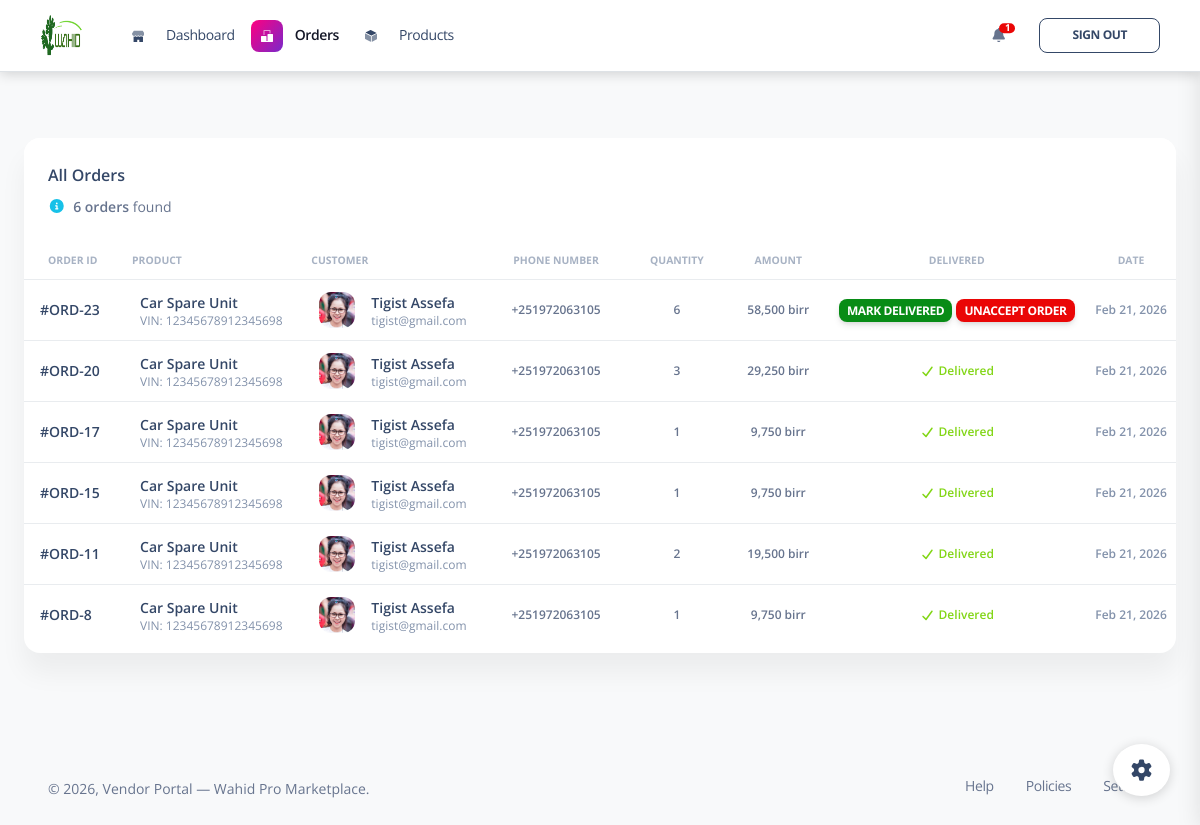
Screenshot of /vendor/orders/ (signed in) with the database file from the repository.
### App/models.py (models this page shows, shortened)
class Order(models.Model):
    buyer = models.ForeignKey(User, on_delete=models.CASCADE, related_name="orders")
    product = models.ForeignKey(Product, on_delete=models.CASCADE, related_name="orders")
    quantity = models.PositiveIntegerField()
    total_price = models.DecimalField(max_digits=10, decimal_places=2)
    is_delivered = models.BooleanField(default=False)
    created_at = models.DateTimeField(auto_now_add=True)

class Product(models.Model):
    CATEGORY_BRAKE_PARTS = "brake-parts"
    CATEGORY_FILTERS = "filters"
    CATEGORY_SUSPENSION = "suspension"
    CATEGORY_ENGINE = "engine"
    CATEGORY_ELECTRICAL = "electrical"
    CATEGORY_CHOICES = (
        (CATEGORY_BRAKE_PARTS, "Brake Parts"),
        (CATEGORY_FILTERS, "Filters"),
        (CATEGORY_SUSPENSION, "Suspension"),
        (CATEGORY_ENGINE, "Engine Parts"),
        (CATEGORY_ELECTRICAL, "Electrical"),
    )
    vin_validator = RegexValidator(
        regex=r"^[A-HJ-NPR-Z0-9]{17}$",
        message="VIN must be exactly 17 characters (letters and numbers, excluding I, O, and Q).",
    )
    vendor = models.ForeignKey(User, on_delete=models.CASCADE, related_name="products")
    name = models.CharField(max_length=160)
    vin = models.CharField(max_length=17, unique=True, validators=[vin_validator], db_index=True)
    category = models.CharField(max_length=24, choices=CATEGORY_CHOICES, db_index=True)
    price = models.DecimalField(
        max_digits=10,
        decimal_places=2,
        validators=[MinValueValidator(Decimal("0.01"))],
    )
    initial_stock = models.PositiveIntegerField()
    current_stock = models.PositiveIntegerField(null=True, blank=True)
    reorder_level = models.PositiveIntegerField(default=0)
    description = models.TextField()
    product_image = models.ImageField(upload_to="product_images/")
    is_active = models.BooleanField(default=True)
    created_at = models.DateTimeField(auto_now_add=True)
    updated_at = models.DateTimeField(auto_now=True)
    class Meta:
        ordering = ("-created_at",)
        indexes = [
            models.Index(fields=["vendor", "category"]),
            models.Index(fields=["vendor", "is_active"]),
        ]
        constraints = [
            models.UniqueConstraint(fields=["vendor", "name"], name="unique_vendor_product_name"),
        ]

class AccountRegistration(models.Model):
    ACCOUNT_TYPE_BUYER = "buyer"
    ACCOUNT_TYPE_SELLER = "seller"
    ACCOUNT_TYPE_CHOICES = (
        (ACCOUNT_TYPE_BUYER, "Buyer"),
        (ACCOUNT_TYPE_SELLER, "Seller"),
    )
    user = models.OneToOneField(
        User,
        on_delete=models.CASCADE,
        related_name="account_registration",
    )
    account_type = models.CharField(max_length=20, choices=ACCOUNT_TYPE_CHOICES)
    phone_number = models.CharField(
        max_length=16,
        blank=True,
        null=True,
    )
    profile_picture = models.ImageField(upload_to="profile_pictures/", blank=True, null=True)
    license_file = models.FileField(upload_to="license_uploads/", blank=True, null=True)
    created_at = models.DateTimeField(auto_now_add=True)
    updated_at = models.DateTimeField(auto_now=True)

### App/views.py (the view)
# urls.py: path('vendor/orders/', VendorOrdersView.as_view(), name='vendor_orders'),
class VendorOrdersView(SellerAccountRequiredMixin, VendorAccessMixin, TemplateView):
    template_name = "vendors/orders.html"
    paginate_by = 20
    def get_context_data(self, **kwargs):
        context = super().get_context_data(**kwargs)
        orders_qs = (
            Order.objects.filter(product__vendor_id=self.request.user.id)
            .select_related("buyer", "buyer__account_registration", "product")
            .only(
                "id",
                "quantity",
                "total_price",
                "is_delivered",
                "created_at",
                "buyer__username",
                "buyer__first_name",
                "buyer__last_name",
                "buyer__email",
                "buyer__account_registration__phone_number",
                "buyer__account_registration__profile_picture",
                "product__name",
                "product__vin",
            )
            .order_by("-created_at")
        )
        paginator = Paginator(orders_qs, self.paginate_by)
        page_obj = paginator.get_page(self.request.GET.get("page"))
        context["vendor_orders"] = page_obj.object_list
        context["orders_total"] = paginator.count
        context["page_obj"] = page_obj
        context["is_paginated"] = page_obj.has_other_pages()
        return context

### App/templatetags/number_format.py (called while the page is built)
@register.filter
def number_separator(value):
    if value in (None, ""):
        return ""
    try:
        raw = str(value).replace(",", "").strip()
        number = Decimal(raw)
    except (InvalidOperation, TypeError, ValueError):
        return value
    if number == number.to_integral_value():
        return intcomma(int(number))
    return f"{number:,.2f}".rstrip("0").rstrip(".")

### App/views.py (called while the page is built)
def _redirect_superuser_home(request):
    if request.user.is_authenticated and request.user.is_superuser:
        messages.error(request, "You are loggd in as a system admin")
        return redirect("home")
    return None

    def dispatch(self, request, *args, **kwargs):
        superuser_redirect = _redirect_superuser_home(request)
        if superuser_redirect:
            return superuser_redirect
        if not request.user.is_authenticated:
            return self.handle_no_permission()
        account = (
            AccountRegistration.objects.filter(user_id=request.user.id)
            .only("account_type")
            .first()
        )
        if not account or account.account_type != AccountRegistration.ACCOUNT_TYPE_SELLER:
            messages.error(request, "Only seller accounts can access this page.")
            return redirect("login")
        return super().dispatch(request, *args, **kwargs)

### templates/vendors/orders.html (shortened to what this page needs)
{% extends "vendors/base.html" %}
{% load static %}
{% block vendor_content %}
<div class="row">
  <div class="col-12">
    <div class="card">
      <div class="card-header pb-0">
        <div class="row">
          <div class="col-lg-6 col-7">
            <h6>All Orders</h6>
            <p class="text-sm mb-0">
              <i class="fa fa-info-circle text-info" aria-hidden="true"></i>
              <span id="ordersTotalText" class="font-weight-bold ms-1">{{ orders_total }} orders</span> found
            </p>
          </div>
        </div>
      </div>
      <div class="card-body px-0 pb-2">
        <div class="table-responsive p-0">
          <table class="table align-items-center mb-0">
            <thead>
              <tr>
                <th class="text-uppercase text-secondary text-xxs font-weight-bolder opacity-7">Order ID</th>
                <th class="text-uppercase text-secondary text-xxs font-weight-bolder opacity-7 ps-2">Product</th>
                <th class="text-uppercase text-secondary text-xxs font-weight-bolder opacity-7 ps-2">Customer</th>
                <th class="text-center text-uppercase text-secondary text-xxs font-weight-bolder opacity-7">Phone Number</th>
                <th class="text-center text-uppercase text-secondary text-xxs font-weight-bolder opacity-7">Quantity</th>
                <th class="text-center text-uppercase text-secondary text-xxs font-weight-bolder opacity-7">Amount</th>
                <th class="text-center text-uppercase text-secondary text-xxs font-weight-bolder opacity-7">Delivered</th>
                <th class="text-center text-uppercase text-secondary text-xxs font-weight-bolder opacity-7">Date</th>
              </tr>
            </thead>
            <tbody>
              {% for order in vendor_orders %}
              <tr data-order-row-id="{{ order.id }}">
                <td>
                  <div class="d-flex px-2 py-1">
                    <div class="d-flex flex-column justify-content-center">
                      <h6 class="mb-0 text-sm">#ORD-{{ order.id }}</h6>
                    </div>
                  </div>
                </td>
                <td>
                  <div class="d-flex px-2 py-1">
                    <div class="d-flex flex-column justify-content-center">
                      <h6 class="mb-0 text-sm">{{ order.product.name }}</h6>
                      <p class="text-xs text-secondary mb-0">VIN: {{ order.product.vin }}</p>
                    </div>
                  </div>
                </td>
                <td>
                  <div class="d-flex px-2 py-1">
                    {% if order.buyer.account_registration.profile_picture %}
                    <div>
                      <img src="{{ order.buyer.account_registration.profile_picture.url }}" class="avatar avatar-sm me-3" style="object-fit: cover;" alt="Buyer photo">
                    </div>
                    {% else %}
                    <div>
                      <img src="{% static 'vendors/img/team-2.jpg' %}" class="avatar avatar-sm me-3" style="object-fit: cover;" alt="Buyer photo">
                    </div>
                    {% endif %}
                    <div class="d-flex flex-column justify-content-center">
                      <h6 class="mb-0 text-sm">
                        {% if order.buyer.get_full_name %}
                          {{ order.buyer.get_full_name }}
                        {% else %}
                          {{ order.buyer.username }}
                        {% endif %}
                      </h6>
                      <p class="text-xs text-secondary mb-0">{{ order.buyer.email|default:"-" }}</p>
                    </div>
                  </div>
                </td>
                <td class="align-middle text-center text-sm">
                  <span class="text-xs font-weight-bold">{{ order.buyer.account_registration.phone_number|default:"-" }}</span>
                </td>
                <td class="align-middle text-center text-sm">
                  <span class="text-xs font-weight-bold">{{ order.quantity }}</span>
                </td>
                <td class="align-middle text-center text-sm">
                  <span class="text-xs font-weight-bold">{{ order.total_price|number_separator }} birr</span>
                </td>
                <td class="align-middle text-center">
                  <form id="deliveredForm{{ order.id }}" method="post" action="{% url 'vendor_order_delivered_update' order.id %}" class="d-inline-block m-0">
                    {% if order.is_delivered %}
                    <span class="text-success text-xs font-weight-bold">
                      <i class="fa fa-check me-1" aria-hidden="true"></i>Delivered
                    </span>
                    {% else %}
                    <button
                      type="button"
                      class="btn btn-success btn-sm mb-0 py-1 px-2 text-xs"
                      data-bs-toggle="modal"
                      data-bs-target="#confirmDeliveredModal"
                      data-form-id="deliveredForm{{ order.id }}">
                      Mark Delivered
                    </button>
                    {% endif %}
                  </form>
                  {% if not order.is_delivered %}
                  <form id="unacceptForm{{ order.id }}" method="post" action="{% url 'vendor_order_unaccept' order.id %}" class="d-inline-block m-0">
                    <button
                      type="button"
                      class="btn btn-danger btn-sm mb-0 py-1 px-2 text-xs"
                      data-bs-toggle="modal"
                      data-bs-target="#confirmUnacceptModal"
                      data-form-id="unacceptForm{{ order.id }}">
                      Unaccept Order
                    </button>
                  </form>
                  {% endif %}
                </td>
                <td class="align-middle text-center">
                  <span class="text-secondary text-xs font-weight-bold">{{ order.created_at|date:"M d, Y" }}</span>
                </td>
              </tr>
              {% empty %}
              <tr id="ordersEmptyRow">
                <td colspan="8" class="text-center text-sm text-muted py-4">No orders for your products yet.</td>
              </tr>
              {% endfor %}
            </tbody>
          </table>
        </div>
      </div>
    </div>
  </div>
</div>
{% endblock %}

### templates/vendors/base.html (style rules this page uses)
html, body { height: 100%; }
body.bg-gray-100 { min-height: 100vh; display: flex; flex-direction: column; }

### rows the page displays
Order: id "23", product.name "Car Spare Unit", product.vin "12345678912345698", buyer.account_registration.profile_picture (picture), buyer.get_full_name "Tigist Assefa", buyer.email "tigist@gmail.com", buyer.account_registration.phone_number "+251972063105", quantity "6", total_price|number_separator "58,500", created_at "Feb 21, 2026"
Order: id "20", product.name "Car Spare Unit", product.vin "12345678912345698", buyer.account_registration.profile_picture (picture), buyer.get_full_name "Tigist Assefa", buyer.email "tigist@gmail.com", buyer.account_registration.phone_number "+251972063105", quantity "3", total_price|number_separator "29,250", is_delivered True (drawn), created_at "Feb 21, 2026"
Order: id "17", product.name "Car Spare Unit", product.vin "12345678912345698", buyer.account_registration.profile_picture (picture), buyer.get_full_name "Tigist Assefa", buyer.email "tigist@gmail.com", buyer.account_registration.phone_number "+251972063105", quantity "1", total_price|number_separator "9,750", is_delivered True (drawn), created_at "Feb 21, 2026"
Order: id "15", product.name "Car Spare Unit", product.vin "12345678912345698", buyer.account_registration.profile_picture (picture), buyer.get_full_name "Tigist Assefa", buyer.email "tigist@gmail.com", buyer.account_registration.phone_number "+251972063105", quantity "1", total_price|number_separator "9,750", is_delivered True (drawn), created_at "Feb 21, 2026"
Order: id "11", product.name "Car Spare Unit", product.vin "12345678912345698", buyer.account_registration.profile_picture (picture), buyer.get_full_name "Tigist Assefa", buyer.email "tigist@gmail.com", buyer.account_registration.phone_number "+251972063105", quantity "2", total_price|number_separator "19,500", is_delivered True (drawn), created_at "Feb 21, 2026"
Order: id "8", product.name "Car Spare Unit", product.vin "12345678912345698", buyer.account_registration.profile_picture (picture), buyer.get_full_name "Tigist Assefa", buyer.email "tigist@gmail.com", buyer.account_registration.phone_number "+251972063105", quantity "1", total_price|number_separator "9,750", is_delivered True (drawn), created_at "Feb 21, 2026"

### other values shown
{{ seller_notification_count }} "1"
{{ orders_total }} "6"
